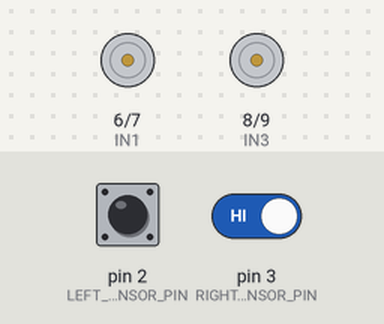
A sketch run on a simulated Arduino Uno, built with avr-gcc and run on an emulated ATmega328P. Parts: motor-driver pin pairs drawn as motors (green arrow = first pin HIGH = forward, orange = second pin HIGH = backward, longer = more drive, scaled by the enable pin). The inputs (shaded band) are chosen by the test bench; at power-on: pin 2 (LEFT_SENSOR_PIN) HIGH, pin 3 (RIGHT_SENSOR_PIN) HIGH.

Above: at 1.2 s.
1.3 s: pin 2 (LEFT_SENSOR_PIN) driven LOW
At 1.8 s:
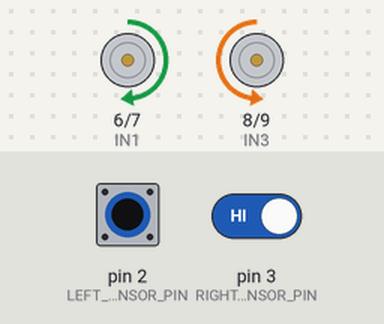
2.8 s: pin 3 (RIGHT_SENSOR_PIN) driven LOW
At 4.0 s:
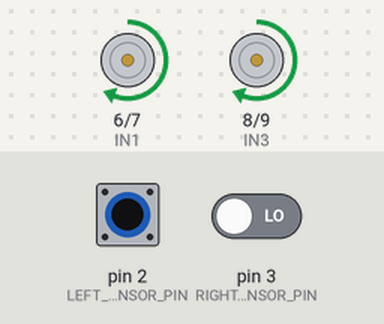
4.3 s: pin 2 (LEFT_SENSOR_PIN) driven HIGH
At 5.2 s:
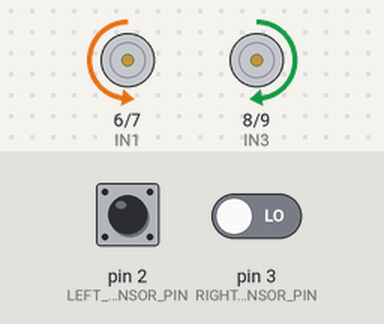
5.8 s: pin 3 (RIGHT_SENSOR_PIN) driven HIGH
At 6.4 s:
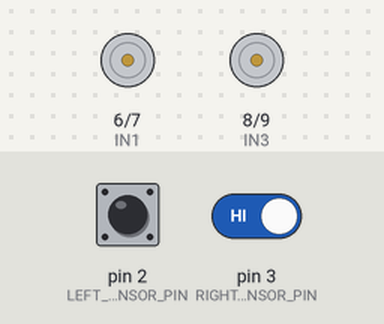
7.3 s: pin 2 (LEFT_SENSOR_PIN) pulsed LOW 2 times (0.12 s each, 0.3 s apart)
At 7.51 s:
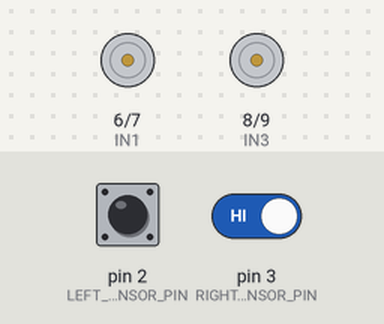
Timing chart, 0 to 10.3 s (numbered marks = the images above; inputs shaded):
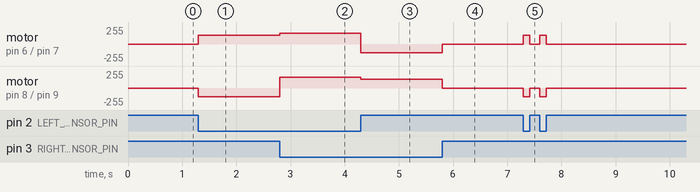

Measured:
- after the input at 1.3 s, motor on pin 6 (IN1) / pin 7 (IN2): stopped → forward 130/255 at once; motor on pin 8 (IN3) / pin 9 (IN4): stopped → backward 130/255 at once
- after the input at 2.8 s, motor on pin 6 (IN1) / pin 7 (IN2): forward 130/255 → forward 160/255 at once; motor on pin 8 (IN3) / pin 9 (IN4): backward 130/255 → forward 160/255 at once
- after the input at 4.3 s, motor on pin 6 (IN1) / pin 7 (IN2): forward 160/255 → backward 130/255 at once; motor on pin 8 (IN3) / pin 9 (IN4): forward 160/255 → forward 130/255 at once
- after the input at 5.8 s, motor on pin 6 (IN1) / pin 7 (IN2): backward 130/255 → stopped at once; motor on pin 8 (IN3) / pin 9 (IN4): forward 130/255 → stopped at once
- after the input at 7.3 s, motor on pin 6 (IN1) / pin 7 (IN2): alternates forward 130/255 for 0.12 s and stopped for 0.18 s, 4 changes in all, then stays stopped, starting at once; motor on pin 8 (IN3) / pin 9 (IN4): alternates backward 130/255 for 0.12 s and stopped for 0.18 s, 4 changes in all, then stays stopped, starting at once

The sketch:

line_follower.ino
```cpp
/*
 * Autonomous Differential-Drive Line-Following Robot
 * Target: Arduino Uno / ATmega328P
 * Description: Infrared sensor-guided tracking using differential motor control.
 */

// Pin Definitions - Sensors
const int LEFT_SENSOR_PIN   = 2;
const int RIGHT_SENSOR_PIN  = 3;

// Pin Definitions - Motor Driver (L298N)
const int ENA = 5;  // PWM Speed Control Left Motor
const int IN1 = 6;  // Direction Pin 1 Left
const int IN2 = 7;  // Direction Pin 2 Left
const int IN3 = 8;  // Direction Pin 1 Right
const int IN4 = 9;  // Direction Pin 2 Right
const int ENB = 10; // PWM Speed Control Right Motor

// Base Speed Constants (0 - 255)
const int BASE_SPEED = 160;
const int TURN_SPEED = 130;

void setup() {
    pinMode(LEFT_SENSOR_PIN, INPUT);
    pinMode(RIGHT_SENSOR_PIN, INPUT);

    pinMode(ENA, OUTPUT);
    pinMode(ENB, OUTPUT);
    pinMode(IN1, OUTPUT);
    pinMode(IN2, OUTPUT);
    pinMode(IN3, OUTPUT);
    pinMode(IN4, OUTPUT);
}

void loop() {
    // Read sensor state: 1 (Black line detected), 0 (White surface)
    int leftVal  = digitalRead(LEFT_SENSOR_PIN);
    int rightVal = digitalRead(RIGHT_SENSOR_PIN);

    if (leftVal == 0 && rightVal == 0) {
        // Line centered between sensors: drive straight
        driveForward(BASE_SPEED, BASE_SPEED);
    }
    else if (leftVal == 1 && rightVal == 0) {
        // Line detected on left: pivot left
        pivotLeft(TURN_SPEED);
    }
    else if (leftVal == 0 && rightVal == 1) {
        // Line detected on right: pivot right
        pivotRight(TURN_SPEED);
    }
    else {
        // Both triggered (intersection or boundary): hold position
        stopMotors();
    }
}

void driveForward(int leftSpeed, int rightSpeed) {
    digitalWrite(IN1, HIGH);
    digitalWrite(IN2, LOW);
    digitalWrite(IN3, HIGH);
    digitalWrite(IN4, LOW);
    analogWrite(ENA, leftSpeed);
    analogWrite(ENB, rightSpeed);
}

void pivotLeft(int speed) {
    digitalWrite(IN1, LOW);
    digitalWrite(IN2, HIGH);
    digitalWrite(IN3, HIGH);
    digitalWrite(IN4, LOW);
    analogWrite(ENA, speed);
    analogWrite(ENB, speed);
}

void pivotRight(int speed) {
    digitalWrite(IN1, HIGH);
    digitalWrite(IN2, LOW);
    digitalWrite(IN3, LOW);
    digitalWrite(IN4, HIGH);
    analogWrite(ENA, speed);
    analogWrite(ENB, speed);
}

void stopMotors() {
    analogWrite(ENA, 0);
    analogWrite(ENB, 0);
}
```
